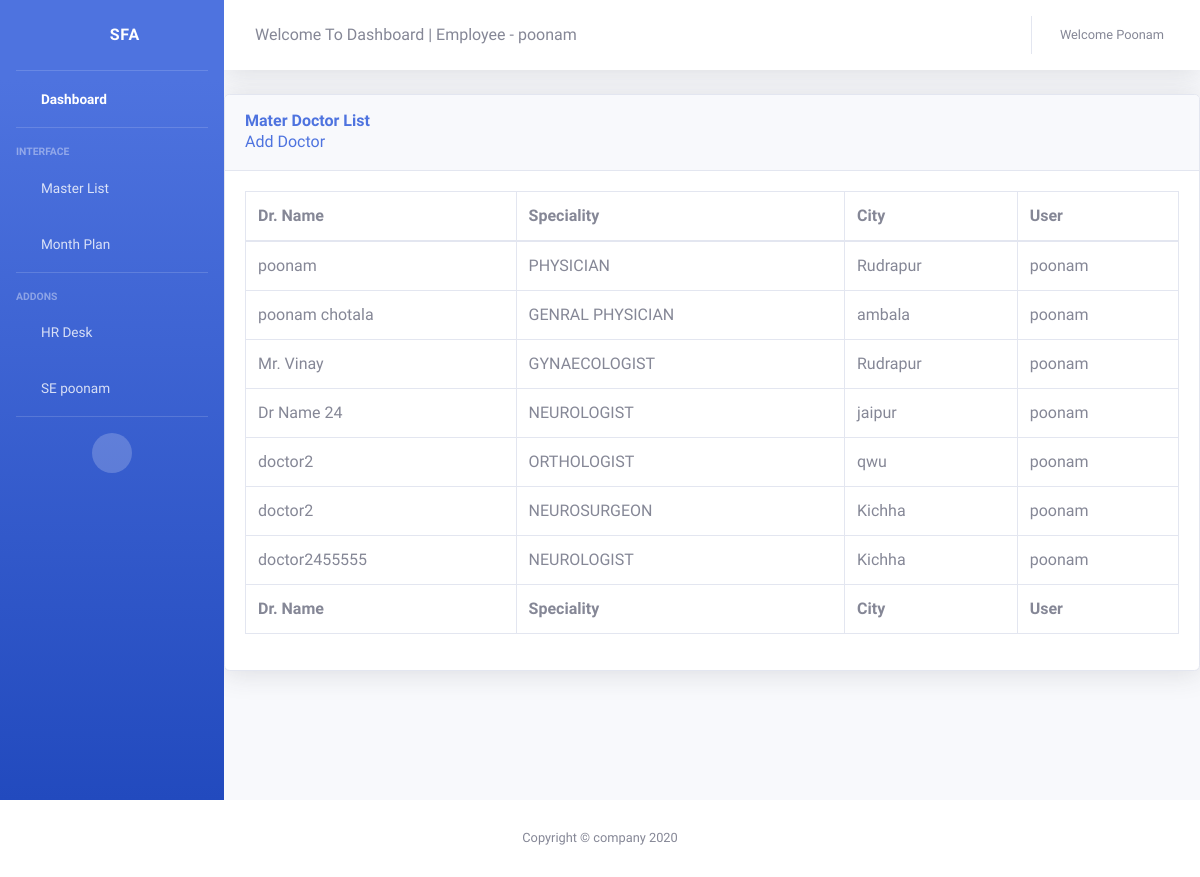
The app's page /report/drlist/ (signed in) with its own data.
### accounts/models.py (models this page shows)
class User(AbstractUser):
	is_se = models.BooleanField(default = False)
	is_abm = models.BooleanField(default = False)
	is_rbm = models.BooleanField(default = False)
	is_zbm = models.BooleanField(default = False)
	is_admin = models.BooleanField(default = False)
	username = models.CharField(max_length = 15,unique=True)
	first_name = models.CharField(max_length = 15)
	last_name = models.CharField(max_length = 15)
	email = models.EmailField()
	mobile_number = models.CharField(max_length = 15 ,null = True , blank = True)

### report/models.py (models this page shows, shortened)
class DrMasterList(models.Model):
	is_approved = models.BooleanField(default = False)
	is_rejected = models.BooleanField(default = False)
	dr_name 		= models.CharField(max_length = 100)
	city 			= models.CharField(max_length = 100)
	dr_speciality	=  models.CharField(max_length = 100, choices = SPECIALITY )
	user 			= models.ForeignKey(User, on_delete= models.CASCADE)

### report/views.py (the view)
# urls.py: path('drlist/', views.AllDrList , name = 'drlist' ),
def AllDrList(request):
	drlist = DrMasterList.objects.filter( user = request.user)
	return render(request,"../templates/report/AllDrlist.html",{"drlist":drlist})

### report/templates/report/AllDrlist.html (shortened to what this page needs)
{% extends 'report/main3.html'%}
{% load crispy_forms_tags %}
{% block content %}
          <div class="card shadow mb-4">
            <div class="card-header py-3">
              <h6 class="m-0 font-weight-bold text-primary">Mater Doctor List </h6>
              <a href="{% url 'masterdrlist' %}"> Add Doctor</a>
            </div>
            <div class="card-body">
              <div class="table-responsive">
                <table class="table table-bordered" id="dataTable" width="100%" cellspacing="0">
                  <thead>
                    <tr>
                      <th>Dr. Name</th>
                      <th>Speciality</th>
                      <th>City</th>
                      <th>User</th>
                    </tr>
                  </thead>
                  <tfoot>
                    <tr>
                         <th>Dr. Name</th>
                      <th>Speciality</th>
                      <th>City</th>
                      <th>User</th>
                    </tr>
                  </tfoot>
                  <tbody>
                      {% for drlists in drlist %}
                          <tr>
                           <td> {{ drlists.dr_name }}</td>
                          <td> {{ drlists.dr_speciality }}</td>
                          <td> {{ drlists.city }}</td>
                          <td> {{ drlists.user }}</td>
                          </tr>
                        {% endfor %}
                  </tbody>
                </table>
              </div>
            </div>
          </div>
        </div>
</div>
{% endblock content %}

### report/templates/report/main3.html (shortened to what this page needs)
{% load static %}
<!DOCTYPE html>
<html lang="en">
<head>
  <link href="{% static 'report/vendor/fontawesome-free/css/all.min.css' %} " rel="stylesheet" type="text/css">
  <link href="{% static 'report/css/sb-admin-2.min.css' %}" rel="stylesheet">
</head>
<body id="page-top">
  <div id="wrapper">
    <ul class="navbar-nav bg-gradient-primary sidebar sidebar-dark accordion" id="accordionSidebar">
      <a class="sidebar-brand d-flex align-items-center justify-content-center" href="{% url 'report-home'%}">
        <div class="sidebar-brand-icon rotate-n-15">
          <i class="fas fa-laugh-wink"></i>
        </div>
        <div class="sidebar-brand-text mx-3">SFA  <sup></sup></div>
      </a>
      <hr class="sidebar-divider my-0">
      <li class="nav-item active">
        <a class="nav-link" href="{% url 'report-home'%}">
          <i class="fas fa-fw fa-tachometer-alt"></i>
          <span>Dashboard</span></a>
      </li>
      <hr class="sidebar-divider">
      <div class="sidebar-heading">
        Interface
      </div>
      <li class="nav-item">
        <a class="nav-link collapsed" href="#" data-toggle="collapse" data-target="#collapseTwo" aria-expanded="true" aria-controls="collapseTwo">
          <i class="fas fa-fw fa-cog"></i>
          <span>Master List</span>
        </a>
      </li>
      <li class="nav-item">
        <a class="nav-link collapsed" href="#" data-toggle="collapse" data-target="#collapseUtilities" aria-expanded="true" aria-controls="collapseUtilities">
          <i class="fas fa-fw fa-wrench"></i>
          <span>Month Plan</span>
        </a>
      </li>
      <hr class="sidebar-divider">
      <div class="sidebar-heading">
        Addons
      </div>
      <li class="nav-item">
        <a class="nav-link" href="{% url 'direct-hr'%}">
          <i class="fas fa-fw fa-chart-area"></i>
          <span>HR Desk</span></a>
      </li>
 {% if user.is_authenticated %}
              {% if user.is_se %}
                        <li class="nav-item">
                            <a class="nav-link" href="{% url 'se_profile' %}">
                              <i class="fas fa-fw fa-chart-area"></i>
                              <span>SE {{user.username}}</span></a>
                          </li>
              {% elif user.is_abm %}
                        <li class="nav-item">
                            <a class="nav-link" href="{% url 'abm_profile' %}">
                              <i class="fas fa-fw fa-chart-area"></i>
                              <span>ABM {{user.username}}</span></a>
                          </li>
              {% elif user.is_zbm %}
                          <li class="nav-item">
                            <a class="nav-link" href="{% url 'zbm_profile' %}">
                              <i class="fas fa-fw fa-chart-area"></i>
                              <span>ZBM {{user.username}}</span></a>
                          </li>
              {% elif user.is_rbm %}
                    <li class="nav-item">
                            <a class="nav-link" href="{% url 'rbm_profile' %}">
                              <i class="fas fa-fw fa-chart-area"></i>
                              <span>RBM {{user.username}}</span></a>
                          </li>
              {% else %}
              <li class="nav-item" style="padding-left: 20px;">
                  <a class="nav-link" href="#" style="font-size: 10px; text-transform :capitalize;">Profile {{ user.username }}</a>
                </li>
              {% endif %}
  {% endif %}
      <hr class="sidebar-divider d-none d-md-block">
      <div class="text-center d-none d-md-inline">
        <button class="rounded-circle border-0" id="sidebarToggle"></button>
      </div>
    </ul>
    <div id="content-wrapper" class="d-flex flex-column">
      <div id="content">
        <nav class="navbar navbar-expand navbar-light bg-white topbar mb-4 static-top shadow">
          <form class="d-none d-sm-inline-block form-inline mr-auto ml-md-3 my-2 my-md-0 mw-100 navbar-search">
            <div class="input-group">
              <div class="input-group-append">
                Welcome To Dashboard | Employee  -  {{user.username}}
              </div>
            </div>
          </form>
          <ul class="navbar-nav ml-auto">
            <li class="nav-item dropdown no-arrow mx-1">
              <a class="nav-link dropdown-toggle" href="https://www.gmail.com" id="messagesDropdown" role="button" data-toggle="dropdown" aria-haspopup="true" aria-expanded="false">
                <i class="fas fa-envelope fa-fw"></i>
              </a>
            </li>
            <li class="nav-item dropdown no-arrow">
              <a class="nav-link dropdown-toggle" href="#" id="userDropdown" role="button" data-toggle="dropdown" aria-haspopup="true" aria-expanded="false">
                <span class="mr-2 d-none d-lg-inline text-gray-600 small" style="text-transform: capitalize;">Welcome {{user.username}}</span>
              </a>
            </li>
          </ul>
        </nav>
          {%  block content %}
      </div>
      <footer class="sticky-footer bg-white">
        <div class="container my-auto">
          <div class="copyright text-center my-auto">
            <span>Copyright &copy; company 2020</span>
          </div>
        </div>
      </footer>
</body>
</html>

### records on screen
User: username "poonam", username "Poonam"
DrMasterList: dr_name "poonam", dr_speciality "PHYSICIAN", city "Rudrapur", user "poonam"
DrMasterList: dr_name "poonam chotala", dr_speciality "GENRAL PHYSICIAN", city "ambala", user "poonam"
DrMasterList: dr_name "Mr. Vinay", dr_speciality "GYNAECOLOGIST", city "Rudrapur", user "poonam"
DrMasterList: dr_name "Dr Name 24", dr_speciality "NEUROLOGIST", city "jaipur", user "poonam"
DrMasterList: dr_name "doctor2", dr_speciality "ORTHOLOGIST", city "qwu", user "poonam"
DrMasterList: dr_name "doctor2", dr_speciality "NEUROSURGEON", city "Kichha", user "poonam"
DrMasterList: dr_name "doctor2455555", dr_speciality "NEUROLOGIST", city "Kichha", user "poonam"
